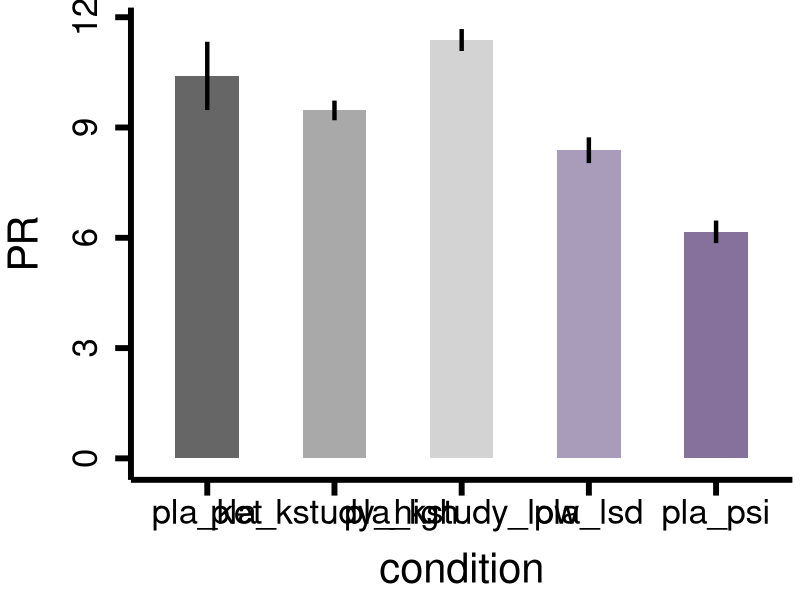
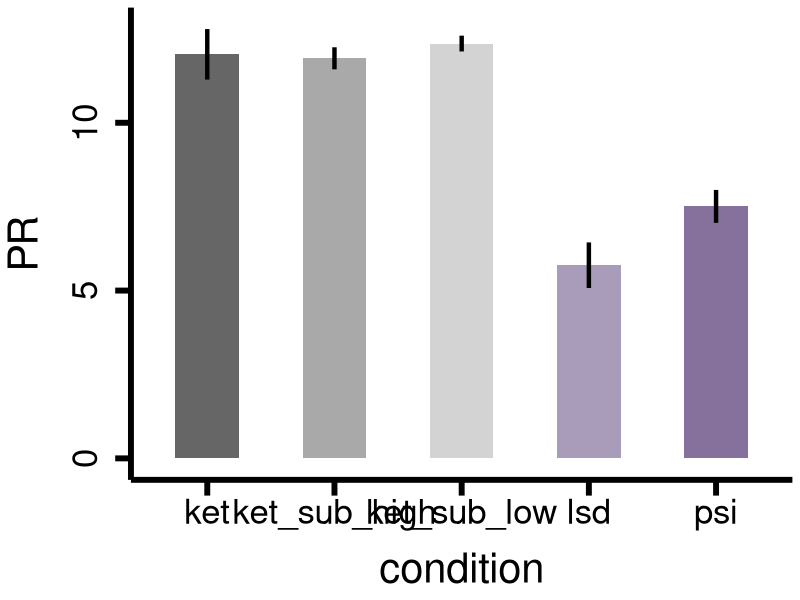
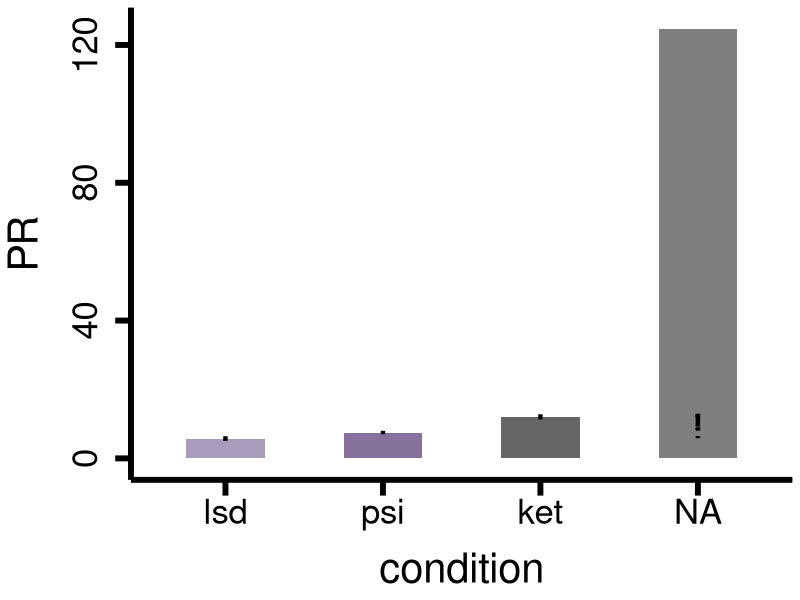
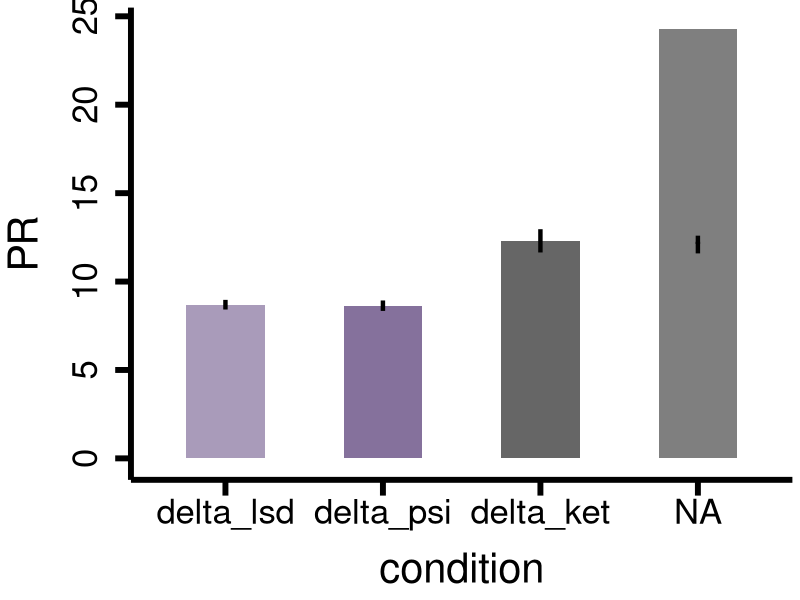
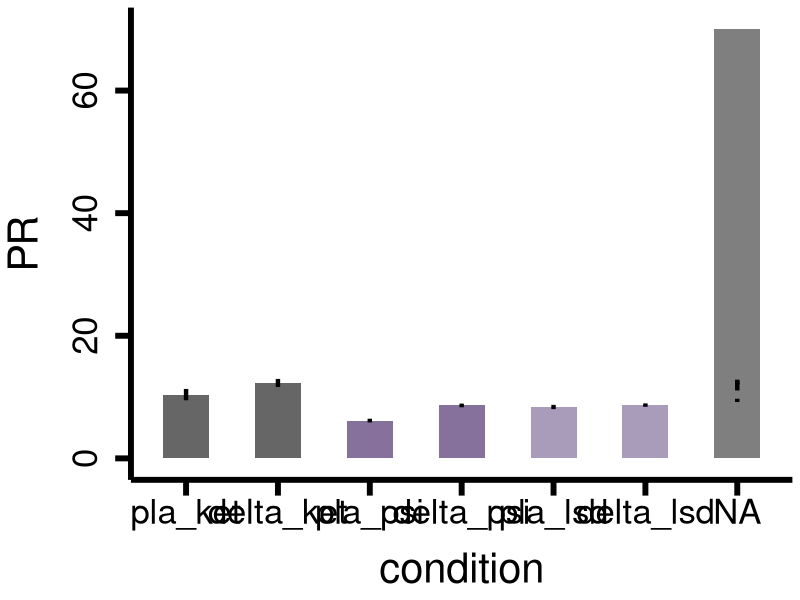

The R source for these figures, in order:

install.packages('gplots')

library(ggplot2)
library(Hmisc)
library(gplots)
library(plyr)
library(scales)

# set working directory
setwd("~/Dropbox/DP5_N-Bridge/Figure_Calculations/GSR/effective_dimensionality")

# read dataframes
df = data.frame(read.csv("participationratio_19_7_21.csv"))

# bar chart 
theme1<- theme(panel.border = element_rect(size = 2, colour = 'NA', fill='NA'), 
               axis.line = element_line(colour = "black", size = 2),
               axis.text.x = element_text(size = 25, color="black"), 
               axis.title.x = element_text(size = 30,margin=margin(15,0,0,0)),
               axis.text.y = element_text(size = 25, color="black",angle=90,hjust=0.5,margin=margin(0,10,0,0)), 
               axis.title.y = element_text(size = 30,margin=margin(0,15,0,0)),
               panel.grid.major = element_blank(), 
               panel.grid.minor = element_blank(), 
               plot.background = element_rect(fill = "transparent", colour = NA),
               panel.background = element_rect(fill = "white", colour = NA),
               legend.position="none",
               axis.ticks = element_line(colour = "black", size=2),
               axis.ticks.length = unit(.4, "cm"))

data_summary <- function(data, varname, groupnames){
  require(plyr)
  summary_func <- function(x, col){
    c(mean = mean(x[[col]], na.rm=TRUE),
      sd = sd(x[[col]], na.rm=TRUE))
  }
  data_sum<-ddply(data, groupnames, .fun=summary_func,
                  varname)
  data_sum <- rename(data_sum, c("mean" = varname))
  return(data_sum)
}

df2 <- data_summary(df, varname="PR", 
                    groupnames=c("condition"))

# 1. select placebo

pla <- df2[c(10,11,12,13,14),]

pla$condition <- factor(pla$condition,levels = c("pla_ket", "pla_kstudy_high", "pla_kstudy_low", "pla_lsd", "pla_psi"))

pdf("high_low_placebo.pdf", width=5,height=5)
ggplot(data=pla, aes(x=condition, y=PR, fill = condition)) +
  geom_bar(stat="identity", width = 0.5) +
  theme1 +
  geom_errorbar(aes(ymin=PR-sd, ymax=PR+sd), width=0, size = 1.5,
                position=position_dodge(.9)) +
  scale_fill_manual(values = c("pla_ket" = "#666666", "pla_kstudy_high" = "darkgrey", "pla_kstudy_low" = "lightgrey", "pla_lsd" = "#A99BBA", "pla_psi" = "#85719C"))
dev.off()

#t-test high low
pla_ttest <- df[df$condition == 'pla_kstudy_high' | df$condition == 'pla_kstudy_low',]
pla_ttest$condition <- factor(pla_ttest$condition,levels = c("pla_kstudy_high", "pla_kstudy_low"))

res <- t.test(PR ~ condition, data = pla_ttest, var.equal = TRUE)
res

data_summary(pla_ttest, varname="PR", groupnames=c("condition"))

# 1. select substance

sub <- df2[c(4,5,6,9,15),]

sub$condition <- factor(sub$condition,levels = c("ket", "ket_sub_high", "ket_sub_low", "lsd", "psi"))

pdf("high_low_subcebo.pdf", width=5,height=5)
ggplot(data=sub, aes(x=condition, y=PR, fill = condition)) +
  geom_bar(stat="identity", width = 0.5) +
  theme1 +
  geom_errorbar(aes(ymin=PR-sd, ymax=PR+sd), width=0, size = 1.5,
                position=position_dodge(.9)) +
  scale_fill_manual(values = c("ket" = "#666666", "ket_sub_high" = "darkgrey", "ket_sub_low" = "lightgrey", "lsd" = "#A99BBA", "psi" = "#85719C"))
dev.off()

#t-test high low
sub_ttest <- df[df$condition == 'ket_sub_high' | df$condition == 'ket_sub_low',]

res <- t.test(PR ~ condition, data = sub_ttest, var.equal = TRUE)
res

data_summary(sub_ttest, varname="PR", groupnames=c("condition"))




df3 <- df2[!(df2$condition == "pla"),] 

df3$condition <- factor(df3$condition,levels = c("lsd", "psi", "ket"))

pdf("pr_ket_psi_lsd_v2.pdf", width=3.5,height=5)
ggplot(data=df3, aes(x=condition, y=PR, fill = condition)) +
  geom_bar(stat="identity", width = 0.5) +
  theme1 +
  geom_errorbar(aes(ymin=PR-sd, ymax=PR+sd), width=0, size = 1.5,
                position=position_dodge(.9)) +
  scale_fill_manual(values = c("ket" = "#666666", "lsd" = "#A99BBA", "psi" = "#85719C"))
dev.off()

df4 <- df2[!(df2$condition == "pla"),] 

df4 <- df4[c(1,2,3,5,6),]

df4$condition <- factor(df4$condition,levels = c("delta_lsd", "delta_psi", "delta_ket", "ket23", "ket23_high"))

pdf("pr_ket23_ket_psi_lsd.pdf", width=5,height=5)
ggplot(data=df4, aes(x=condition, y=PR, fill = condition)) +
  geom_bar(stat="identity", width = 0.5) +
  theme1 +
  geom_errorbar(aes(ymin=PR-sd, ymax=PR+sd), width=0, size = 1.5,
                position=position_dodge(.9)) +
  scale_fill_manual(values = c("delta_ket" = "#666666", "ket23" = "darkgrey", "ket23_high" = "lightgrey", "delta_lsd" = "#A99BBA", "delta_psi" = "#85719C"))
dev.off()

#t-test high low
delta_ttest <- df[df$condition == 'ket23' | df$condition == 'ket23_high',]

res <- t.test(PR ~ condition, data = delta_ttest, var.equal = TRUE)
res

data_summary(delta_ttest, varname="PR", groupnames=c("condition"))




# read dataframes
df = data.frame(read.csv("participationratio_19_7_21.csv"))

data_summary <- function(data, varname, groupnames){
  require(plyr)
  summary_func <- function(x, col){
    c(mean = mean(x[[col]], na.rm=TRUE),
      sd = sd(x[[col]], na.rm=TRUE))
  }
  data_sum<-ddply(data, groupnames, .fun=summary_func,
                  varname)
  data_sum <- rename(data_sum, c("mean" = varname))
  return(data_sum)
}

df2 <- data_summary(df, varname="PR", 
                    groupnames=c("condition"))

df3 <-df2[!(df2$condition=="ket" | df2$condition=="lsd" | df2$condition=="psi"),]

df3$condition <- factor(df3$condition,levels = c("pla_ket", "delta_ket", "pla_psi", "delta_psi", "pla_lsd", "delta_lsd"))

pdf("pr_PLACEBO_vs_delta.pdf", width=5,height=7)
ggplot(data=df3, aes(x=condition, y=PR, fill = condition)) +
  geom_bar(stat="identity", width = 0.5) +
  theme1 +
  geom_errorbar(aes(ymin=PR-sd, ymax=PR+sd), width=0, size = 1.5,
                position=position_dodge(.9)) +
  scale_fill_manual(values = c("pla_ket" = "#666666", "delta_ket" = "#666666", "pla_lsd" = "#A99BBA", "delta_lsd" = "#A99BBA", "pla_psi" = "#85719C", "delta_psi" = "#85719C"))
dev.off()
